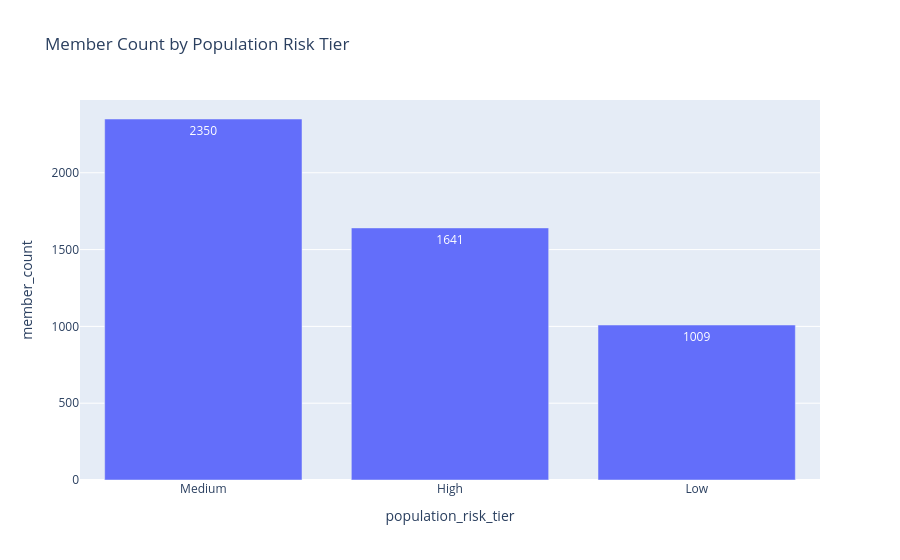

Notebook code cell kept with this figure:
### Code cell
risk_counts = (
    risk_df["population_risk_tier"]
    .value_counts()
    .reset_index()
)

risk_counts.columns = ["population_risk_tier", "member_count"]

fig = px.bar(
    risk_counts,
    x="population_risk_tier",
    y="member_count",
    title="Member Count by Population Risk Tier",
    text="member_count"
)

fig.show()

### Figure 1 — Plotly figure (JSON) as saved in the notebook; plotly's stock layout.template omitted (floating-point values rounded to 4 significant figures)
{"data": [{"hovertemplate": "population_risk_tier=%{x}<br>member_count=%{text}<extra></extra>", "legendgroup": "", "marker": {"color": "#636efa", "pattern": {"shape": ""}}, "name": "", "orientation": "v", "showlegend": false, "text": [2350.0, 1641.0, 1009.0], "textposition": "auto", "type": "bar", "x": ["Medium", "High", "Low"], "xaxis": "x", "y": [2350, 1641, 1009], "yaxis": "y"}], "layout": {"barmode": "relative", "legend": {"tracegroupgap": 0}, "title": {"text": "Member Count by Population Risk Tier"}, "xaxis": {"anchor": "y", "domain": [0, 1], "title": {"text": "population_risk_tier"}}, "yaxis": {"anchor": "x", "domain": [0, 1], "title": {"text": "member_count"}}}}
